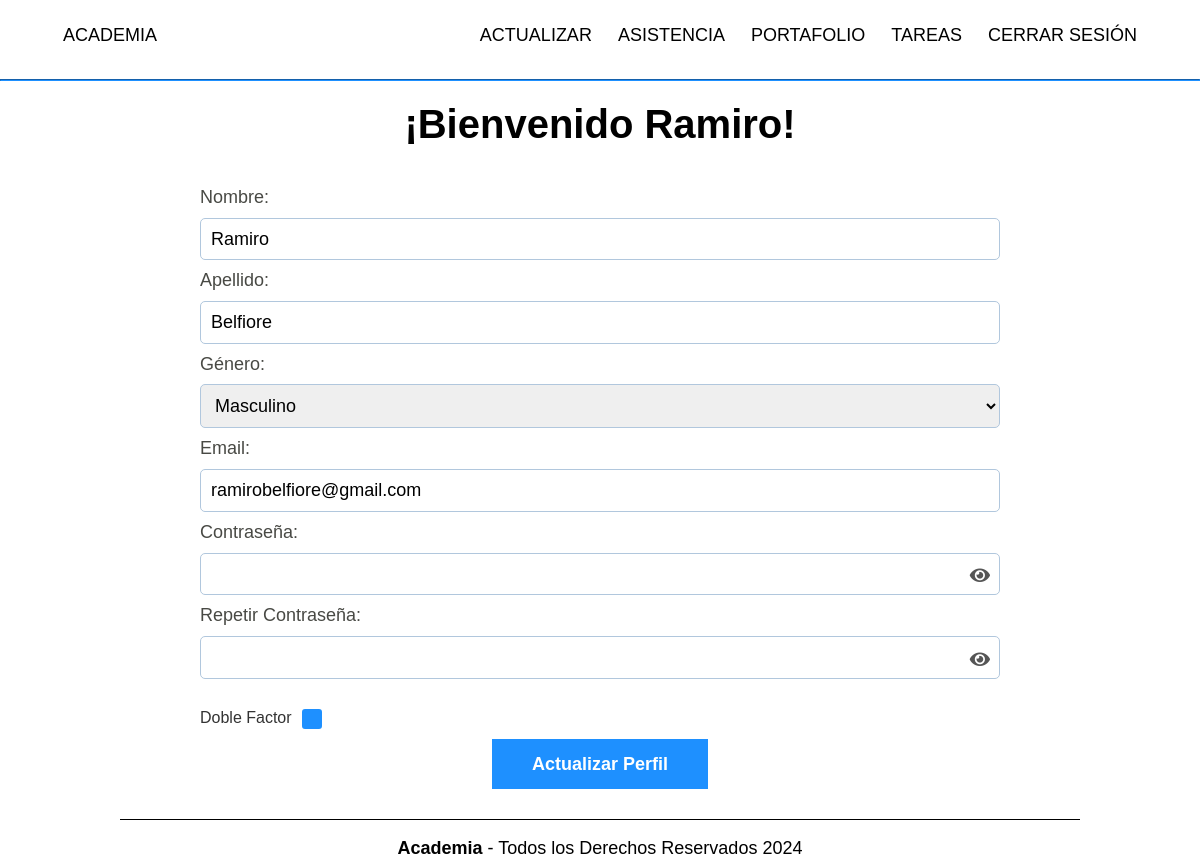
The page /update.php (signed in) on the database its author committed.
### tables this page shows
CREATE TABLE `usuarios` (
  `id` int(11) NOT NULL,
  `name` varchar(255) NOT NULL,
  `surname` varchar(255) NOT NULL,
  `gender` varchar(255) NOT NULL,
  `email` varchar(255) NOT NULL,
  `password` varchar(255) NOT NULL,
  `role` tinyint(1) NOT NULL,
  `token` varchar(255) NOT NULL,
  `twoFactor` tinyint(1) NOT NULL,
  `active` tinyint(1) NOT NULL,
  `date` datetime NOT NULL DEFAULT current_timestamp()
);

### update.php (the view, shortened to what this page needs)
<?php
include("config/sesion.php");
$select_profile = $conn->prepare("SELECT * FROM `usuarios` WHERE id = ?");
$select_profile->execute([$user_id]);
if ($select_profile->rowCount() > 0) {
    $fetch_profile = $select_profile->fetch(PDO::FETCH_ASSOC);
    $page_title = $fetch_profile['name'];
} else header("Location: index.php");
?>
<!DOCTYPE html>
<html lang="en">
<head>
    <link rel="stylesheet" href="build/css/app.css" />
    <link rel="stylesheet" href="https://cdnjs.cloudflare.com/ajax/libs/font-awesome/5.15.4/css/all.min.css" />
</head>
<body>
    <?php require("components/header.php"); ?>
    <h1>¡Bienvenido <?php echo $page_title; ?>!</h1>
    <div class="bloques">
        <form action="update.php" method="POST" class="formulario">
            <label for="name" class="formulario__label">Nombre:</label>
            <input class="formulario__input" type="text" name="name" id="name" value="<?php echo htmlspecialchars($fetch_profile['name']); ?>" />
            <label for="surname" class="formulario__label">Apellido:</label>
            <input class="formulario__input" type="text" name="surname" id="surname" value="<?php echo htmlspecialchars($fetch_profile['surname']); ?>" />
            <label for="gender" class="formulario__label">Género:</label>
            <select class="formulario__select" name="gender" id="gender">
                <option value="male" <?php if ($fetch_profile['gender'] === 'male') echo 'selected'; ?>>Masculino</option>
            </select>
            <label for="email" class="formulario__label">Email:</label>
            <input class="formulario__input" type="email" name="email" id="email" value="<?php echo htmlspecialchars($fetch_profile['email']); ?>" />
            <label for="password" class="formulario__label">Contraseña:</label>
            <input class="formulario__input" type="password" name="password" id="password" />
            <div class="password-input-container">
                <span class="password-toggle" onclick="togglePasswordVisibility('password')">
                    <i class="fas fa-eye"></i>
                </span>
            </div>
            <label for="password_repeat" class="formulario__label">Repetir Contraseña:</label>
            <input class="formulario__input" type="password" name="password_repeat" id="password_repeat" />
            <div class="password-input-container">
                <span class="password-toggle" onclick="togglePasswordVisibility('password_repeat')">
                    <i class="fas fa-eye"></i>
                </span>
            </div>
            <div class="formulario__checkbox">
                <label class="formulario__label" for="twoFactor">Doble Factor</label>
                <input class="formulario__radio" type="checkbox" name="twoFactor" id="twoFactor" <?php if ($fetch_profile['twoFactor'] == 1) echo 'checked'; ?>>
            </div>
            <button class="formulario__submit" type="submit">Actualizar Perfil</button>
        </form>
    </div>
    <?php require("components/footer.php"); ?>
</body>
</html>

### build/css/app.css (style rules this page uses)
* { list-style:none }
html { box-sizing:border-box;font-size:62.5%;height:100% }
*,:after,:before { box-sizing:inherit }
body { font-family:Outfit,sans-serif;font-size:1.8rem }
html { line-height:1.15;-webkit-text-size-adjust:100% }
body { margin:0 }
h1 { font-size:2em;margin:.67em 0 }
button,input,optgroup,select,textarea { font-family:inherit;font-size:100%;line-height:1.15;margin:0 }
button,input { overflow:visible }
button,select { text-transform:none }
[type=button],[type=reset],[type=submit],button { -webkit-appearance:button }
[type=checkbox],[type=radio] { box-sizing:border-box;padding:0 }
h1,h2,h3 { font-family:Outfit,sans-serif;font-weight:900;margin:2rem 0;text-align:center }
h1 { font-size:4rem }
.bloques { margin:0 auto;width:min(95%,80rem) }
@media (min-width:768px) { .bloques { margin-top:3rem } }
.formulario { display:flex;flex-direction:column }
.formulario__label { color:rgba(26,27,21,.8);display:block;font-size:1.8rem;margin-top:1rem }
.formulario__input,.formulario__input--sociales,.formulario__select,.formulario__select--sociales { border:1px solid #b1c7dd;border-radius:.5rem;margin-top:1rem;padding:1rem }
.formulario__checkbox { align-items:center;display:flex;margin-top:2rem }
.formulario__checkbox input[type=checkbox] { -webkit-appearance:none;-moz-appearance:none;appearance:none;border:2px solid #ccc;border-radius:3px;cursor:pointer;height:20px;margin-right:10px;width:20px }
.formulario__checkbox input[type=checkbox]:checked { background-color:#1e90ff;border-color:#1e90ff }
.formulario__checkbox label { color:#333;cursor:pointer;font-size:1.6rem }
.formulario__radio { display:flex;gap:2rem;margin-left:1rem;margin-top:1rem }
.formulario__submit { align-self:flex-start;background-color:#1e90ff;border:none;color:#fff;display:inline-block;font-size:1.8rem;font-weight:700;margin:1rem auto 0;padding:1.5rem 4rem;text-align:center;transition-duration:.3s;transition-property:background-color;width:100%;width:auto }
.password-input-container { position:relative }
.password-toggle { cursor:pointer;position:absolute;right:10px;top:50%;transform:translateY(-50%) }
.password-toggle i { color:#555;font-size:18px;margin-bottom:4rem }

### rows shown on the page
usuarios: name "Ramiro", surname "Belfiore", gender "Masculino", email "ramirobelfiore@gmail.com", twoFactor "☑"
